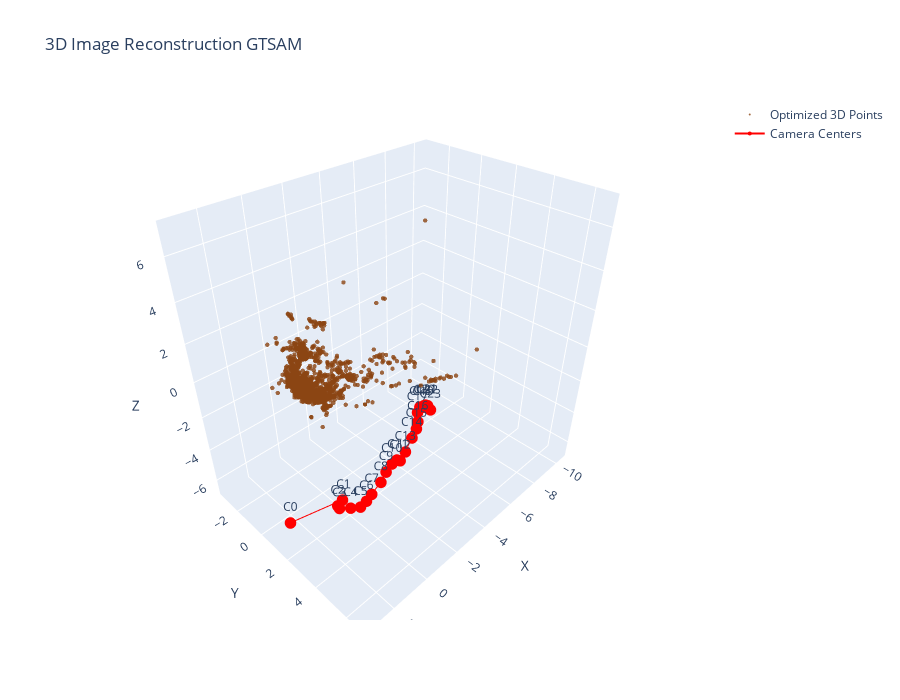

The cell this chart's notebook holds for it:
### Code cell
if len(optimized_points) > 0:
    points_trace = go.Scatter3d(
        x=optimized_points[:, 0],
        y=optimized_points[:, 1],
        z=optimized_points[:, 2],
        mode="markers",
        marker=dict(size=1.5, color="saddlebrown", opacity=0.8),
        name="Optimized 3D Points"
    )
else:
    points_trace = None

if len(optimized_cam_centers) > 0:
    cams_trace = go.Scatter3d(
        x=optimized_cam_centers[:, 0],
        y=optimized_cam_centers[:, 1],
        z=optimized_cam_centers[:, 2],
        mode='lines+markers+text',
        marker=dict(size=4, color="red"),
        text=[f"C{i}" for i in range(len(optimized_cam_centers))],
        textposition='top center',
        line=dict(color="red", width=2),
        name="Camera Centers"
    )
else:
    cams_trace = None

traces = [t for t in [points_trace, cams_trace] if t is not None]
fig = go.Figure(data=traces)
fig.update_layout(
    title="3D Image Reconstruction GTSAM",
    scene=dict(
        xaxis_title="X",
        yaxis_title="Y",
        zaxis_title="Z",
        aspectmode="data"
    ),
    showlegend=True,
    width=900, height=700
)
fig.show()

### Figure 1 — Plotly figure (JSON) as saved in the notebook; plotly's stock layout.template omitted (floating-point values rounded to 4 significant figures; data arrays with more than 128 entries replaced by an {"elided": "..."} marker saying what was removed)
{"data": [{"marker": {"color": "saddlebrown", "opacity": 0.8, "size": 1.5}, "mode": "markers", "name": "Optimized 3D Points", "type": "scatter3d", "x": {"elided": "2045 float values"}, "y": {"elided": "2045 float values"}, "z": {"elided": "2045 float values"}}, {"line": {"color": "red", "width": 2}, "marker": {"color": "red", "size": 4}, "mode": "lines+markers+text", "name": "Camera Centers", "text": ["C0", "C1", "C2", "C3", "C4", "C5", "C6", "C7", "C8", "C9", "C10", "C11", "C12", "C13", "C14", "C15", "C16", "C17", "C18", "C19", "C20", "C21", "C22", "C23"], "textposition": "top center", "type": "scatter3d", "x": [3.244, 0.3096, 0.7001, 0.6541, 0.1075, -0.4595, -0.8716, -1.3, -1.951, -2.421, -2.895, -3.301, -3.378, -3.856, -4.525, -4.879, -5.147, -5.339, -5.558, -5.784, -5.916, -6.095, -6.192, -6.338], "y": [1.969, 1.933, 2.053, 2.111, 2.258, 2.298, 2.274, 2.191, 2.163, 2.046, 1.975, 1.915, 2.068, 1.964, 1.776, 1.738, 1.581, 1.365, 1.319, 1.34, 1.298, 1.224, 1.273, 1.354], "z": [-4.878, -5.76, -5.752, -5.916, -6.216, -6.563, -6.493, -6.407, -6.081, -5.799, -5.626, -5.674, -5.676, -5.462, -5.071, -4.703, -4.489, -4.112, -3.911, -4.046, -4.027, -4.15, -4.216, -4.537]}], "layout": {"height": 700, "scene": {"aspectmode": "data", "xaxis": {"title": {"text": "X"}}, "yaxis": {"title": {"text": "Y"}}, "zaxis": {"title": {"text": "Z"}}}, "showlegend": true, "title": {"text": "3D Image Reconstruction GTSAM"}, "width": 900}}
